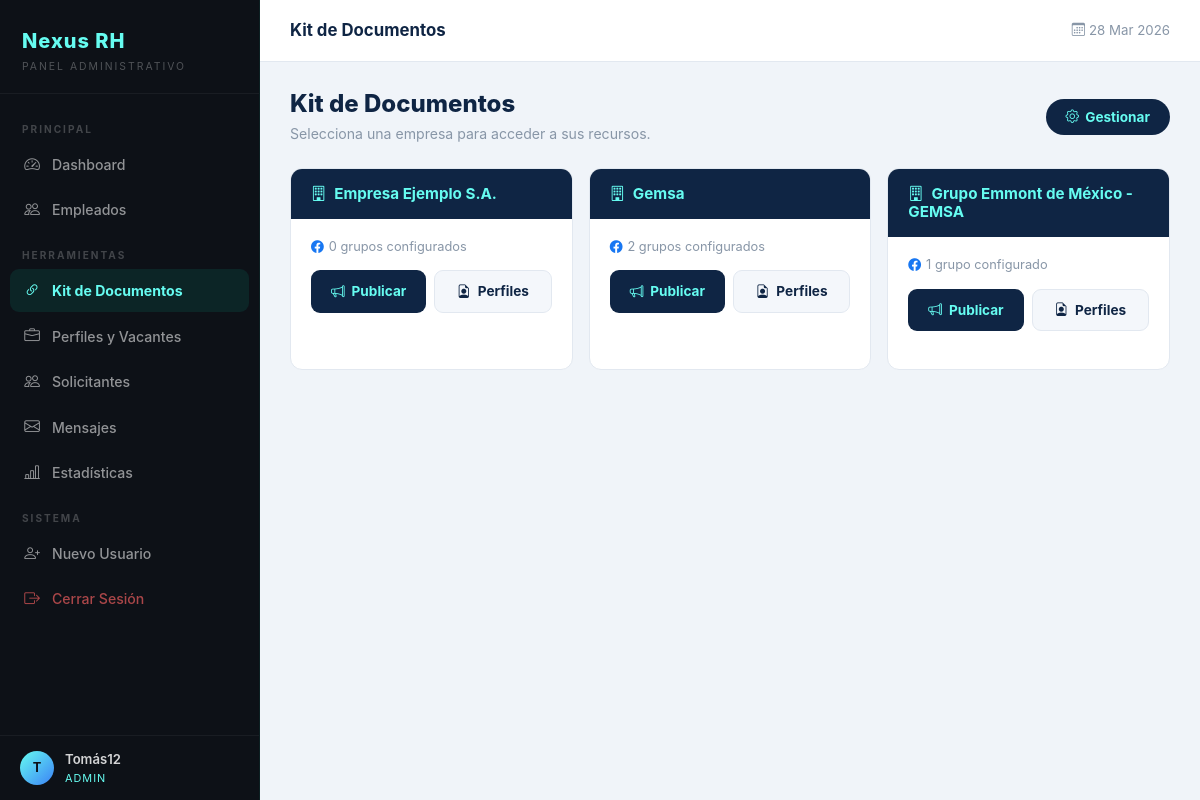
Page /panel/index.php?page=links (signed in) on the committed database.
### tables this page shows
CREATE TABLE `empresas` (
  `id` int(11) NOT NULL,
  `nombre` varchar(150) NOT NULL,
  `descripcion` text DEFAULT NULL,
  `instrucciones` text DEFAULT NULL,
  `formulario_url` varchar(500) DEFAULT NULL,
  `perfiles_url` varchar(500) DEFAULT NULL,
  `activo` tinyint(1) DEFAULT 1,
  `created_at` timestamp NOT NULL DEFAULT current_timestamp()
);

### pages/links.php (the view, shortened to what this page needs)
<?php
require_once("../sistema/conexion.php");
$usuario_id  = $_SESSION['id'];
$usuario_rol = $_SESSION['rol'];
$msg      = "";
$msg_tipo = "";
$vista      = $_GET['view']    ?? 'kit';
$empresa_id = isset($_GET['empresa']) ? (int)$_GET['empresa'] : 0;
if ($vista === 'grupos' && $empresa_id > 0) {
    $emp = $conexion->query("SELECT * FROM empresas WHERE id = $empresa_id AND activo = 1")->fetch_assoc();
    if (!$emp) { header("Location: index.php?page=links"); exit(); }
    $links_empresa = $conexion->query("SELECT * FROM empresa_links WHERE empresa_id = $empresa_id ORDER BY id ASC");
?>
<div class="d-flex align-items-center gap-3 mb-4">
    <a href="index.php?page=links"
       style="display:inline-flex;align-items:center;justify-content:center;width:36px;height:36px;background:#f4f7fb;border-radius:9px;border:1.5px solid #e2e8f0;text-decoration:none;color:#0f2544;flex-shrink:0;">
        <i class="bi bi-arrow-left"></i>
    </a>
    <div>
        <h4 style="font-weight:800;color:#0f2544;margin:0;"><?= htmlspecialchars($emp['nombre']) ?></h4>
        <p style="color:#8896a7;margin:2px 0 0;font-size:.86rem;">
            Selecciona el grupo, publica la vacante y registra tu link aquí.
        </p>
    </div>
</div>
<?php if (!empty($msg)): ?>
<div class="alert alert-<?= $msg_tipo ?> d-flex align-items-center gap-2 mb-4" style="border-radius:10px;font-size:.88rem;">
    <i class="bi <?= $msg_tipo === 'success' ? 'bi-check-circle-fill' : 'bi-exclamation-circle-fill' ?>"></i>
    <?= htmlspecialchars($msg) ?>
</div>
<?php endif; ?>
<?php if ($links_empresa && $links_empresa->num_rows > 0):
    while ($lnk = $links_empresa->fetch_assoc()):
        $lid = (int)$lnk['id'];
        $count_res = $conexion->query("SELECT COUNT(*) as c FROM publicaciones WHERE usuario_id = $usuario_id AND link_id = $lid");
        $mis_pubs  = (int)$count_res->fetch_assoc()['c'];
?>
<div style="border:1.5px solid #e2e8f0;border-radius:12px;padding:18px 20px;margin-bottom:14px;transition:border-color .2s;"
     onmouseover="this.style.borderColor='#66FCF1'" onmouseout="this.style.borderColor='#e2e8f0'">
    <div style="display:flex;align-items:center;gap:12px;margin-bottom:14px;">
        <a href="<?= htmlspecialchars($lnk['url']) ?>" target="_blank"
           style="display:flex;align-items:center;gap:10px;flex:1;text-decoration:none;color:#0f2544;">
            <div style="width:40px;height:40px;background:#e7f3ff;border-radius:10px;display:flex;align-items:center;justify-content:center;flex-shrink:0;">
                <i class="bi bi-facebook" style="color:#1877f2;font-size:1.2rem;"></i>
            </div>
            <div style="overflow:hidden;">
                <div style="font-weight:700;font-size:.92rem;"><?= htmlspecialchars($lnk['titulo']) ?></div>
                <div style="font-size:.76rem;color:#8896a7;overflow:hidden;text-overflow:ellipsis;white-space:nowrap;">
                    <?= htmlspecialchars($lnk['url']) ?>
                </div>
            </div>
            <i class="bi bi-box-arrow-up-right ms-auto" style="color:#8896a7;font-size:.85rem;flex-shrink:0;"></i>
        </a>
        <div style="flex-shrink:0;text-align:center;background:<?= $mis_pubs > 0 ? 'rgba(102,252,241,.1)' : '#f4f7fb' ?>;border-radius:10px;padding:7px 14px;border:1px solid <?= $mis_pubs > 0 ? 'rgba(102,252,241,.35)' : '#e2e8f0' ?>;">
            <div style="font-size:1.2rem;font-weight:800;color:#0f2544;line-height:1;"><?= $mis_pubs ?></div>
            <div style="font-size:.65rem;color:#8896a7;font-weight:600;text-transform:uppercase;letter-spacing:.8px;margin-top:2px;">publicadas</div>
        </div>
    </div>
    <form method="POST">
        <input type="hidden" name="accion"     value="publicar">
        <input type="hidden" name="empresa_id" value="<?= $empresa_id ?>">
        <input type="hidden" name="link_id"    value="<?= $lid ?>">
        <div style="display:flex;gap:8px;">
            <input type="url" name="link_publicacion"
                   class="form-control"
                   placeholder="Pega aquí el link de tu publicación en este grupo..."
                   required
                   style="border-radius:9px;font-size:.86rem;border:1.5px solid #e2e8f0;">
            <button type="submit"
                    style="background:#0f2544;color:#66FCF1;border:none;border-radius:9px;padding:9px 20px;font-weight:700;font-size:.85rem;cursor:pointer;white-space:nowrap;flex-shrink:0;transition:background .2s;"
                    onmouseover="this.style.background='#1a3a6e'" onmouseout="this.style.background='#0f2544'">
                <i class="bi bi-send me-1"></i>Registrar
            </button>
        </div>
    </form>
</div>
<?php endwhile;
else: ?>
<div class="panel-card">
    <div style="padding:50px 20px;text-align:center;color:#8896a7;">
        <i class="bi bi-link-45deg" style="font-size:3rem;opacity:.25;"></i>
        <p class="mt-3 mb-0">No hay grupos configurados para esta empresa.</p>
    </div>
</div>
<?php endif; ?>
<?php
$mis_pub_empresa = $conexion->query("
    SELECT p.link, p.fecha, el.titulo as grupo
    FROM publicaciones p
    LEFT JOIN empresa_links el ON el.id = p.link_id
    WHERE p.usuario_id = $usuario_id AND p.empresa_id = $empresa_id
    ORDER BY p.fecha DESC LIMIT 20
");
if ($mis_pub_empresa && $mis_pub_empresa->num_rows > 0): ?>
<div style="margin-top:28px;">
    <h6 style="font-weight:700;color:#0f2544;margin-bottom:12px;">Mis publicaciones en <?= htmlspecialchars($emp['nombre']) ?></h6>
    <div class="panel-card">
        <div style="overflow-x:auto;">
            <table class="table table-hover mb-0" style="font-size:.85rem;">
                <thead style="background:#f4f7fb;">
                    <tr>
                        <th style="padding:10px 16px;color:#8896a7;font-weight:600;font-size:.72rem;text-transform:uppercase;letter-spacing:.8px;border:none;">Grupo</th>
                        <th style="padding:10px 16px;color:#8896a7;font-weight:600;font-size:.72rem;text-transform:uppercase;letter-spacing:.8px;border:none;">Link publicado</th>
                        <th style="padding:10px 16px;color:#8896a7;font-weight:600;font-size:.72rem;text-transform:uppercase;letter-spacing:.8px;border:none;">Fecha</th>
                    </tr>
                </thead>
                <tbody>
                    <?php while ($p = $mis_pub_empresa->fetch_assoc()): ?>
                    <tr>
                        <td style="padding:10px 16px;border-color:#f4f7fb;color:#8896a7;font-size:.83rem;white-space:nowrap;">
                            <?= htmlspecialchars($p['grupo'] ?? '—') ?>
                        </td>
                        <td style="padding:10px 16px;border-color:#f4f7fb;max-width:260px;overflow:hidden;text-overflow:ellipsis;white-space:nowrap;">
                            <a href="<?= htmlspecialchars($p['link']) ?>" target="_blank"
                               style="color:#0f2544;text-decoration:none;display:flex;align-items:center;gap:6px;">
                                <i class="bi bi-box-arrow-up-right" style="color:#66FCF1;flex-shrink:0;"></i>
                                <?= htmlspecialchars($p['link']) ?>
                            </a>
                        </td>
                        <td style="padding:10px 16px;border-color:#f4f7fb;color:#8896a7;white-space:nowrap;">
                            <?= date('d/m/Y H:i', strtotime($p['fecha'])) ?>
                        </td>
                    </tr>
                    <?php endwhile; ?>
                </tbody>
            </table>
        </div>
    </div>
</div>
<?php endif; ?>
<?php
} else {
    $empresas = $conexion->query("SELECT * FROM empresas WHERE activo = 1 ORDER BY nombre ASC");
?>
<div class="d-flex justify-content-between align-items-center mb-4">
    <div>
        <h4 style="font-weight:800;color:#0f2544;margin:0;">Kit de Documentos</h4>
        <p style="color:#8896a7;margin:4px 0 0;font-size:.88rem;">
            Selecciona una empresa para acceder a sus recursos.
        </p>
    </div>
    <?php if ($usuario_rol === 'admin'): ?>
    <a href="index.php?page=gestionar_empresas"
       style="background:#0f2544;color:#66FCF1;border-radius:50px;padding:8px 20px;font-weight:700;font-size:.85rem;text-decoration:none;display:inline-flex;align-items:center;gap:6px;">
        <i class="bi bi-gear"></i> Gestionar
    </a>
    <?php endif; ?>
</div>
<?php if ($empresas && $empresas->num_rows > 0): ?>
<div class="row g-3">
    <?php while ($empresa = $empresas->fetch_assoc()):
        $eid       = (int)$empresa['id'];
        $n_grupos  = (int)$conexion->query("SELECT COUNT(*) as c FROM empresa_links WHERE empresa_id = $eid")->fetch_assoc()['c'];
    ?>
    <div class="col-md-6 col-lg-4">
        <div class="panel-card h-100">
            <div style="background:#0f2544;padding:16px 20px;display:flex;align-items:center;justify-content:space-between;">
                <h6 style="color:#66FCF1;font-weight:700;margin:0;font-size:.95rem;">
                    <i class="bi bi-building me-2"></i><?= htmlspecialchars($empresa['nombre']) ?>
                </h6>
            </div>
            <div style="padding:18px 20px;display:flex;flex-direction:column;gap:10px;">
                <div style="font-size:.8rem;color:#8896a7;display:flex;align-items:center;gap:5px;">
                    <i class="bi bi-facebook" style="color:#1877f2;"></i>
                    <?= $n_grupos ?> grupo<?= $n_grupos !== 1 ? 's' : '' ?> configurado<?= $n_grupos !== 1 ? 's' : '' ?>
                </div>
                <div style="display:flex;gap:8px;margin-top:4px;">
                    <a href="index.php?page=links&view=grupos&empresa=<?= $eid ?>"
                       style="flex:1;display:flex;align-items:center;justify-content:center;gap:7px;background:#0f2544;color:#66FCF1;border-radius:9px;padding:10px 14px;font-weight:700;font-size:.85rem;text-decoration:none;transition:background .2s;"
                       onmouseover="this.style.background='#1a3a6e'" onmouseout="this.style.background='#0f2544'">
                        <i class="bi bi-megaphone"></i> Publicar
                    </a>
                    <a href="index.php?page=perfiles&empresa=<?= $eid ?>"
                       style="flex:1;display:flex;align-items:center;justify-content:center;gap:7px;background:#f4f7fb;color:#0f2544;border-radius:9px;padding:10px 14px;font-weight:700;font-size:.85rem;text-decoration:none;border:1.5px solid #e2e8f0;transition:border-color .2s;"
                       onmouseover="this.style.borderColor='#0f2544'" onmouseout="this.style.borderColor='#e2e8f0'">
                        <i class="bi bi-file-earmark-person"></i> Perfiles
                    </a>
                </div>
            </div>
        </div>
    </div>
    <?php endwhile; ?>
</div>
<?php endif; ?>
<?php }  ?>

### css/style.css (style rules this page uses)
:root { --dark: #0d1117; --navy: #0f2544; --header: #1f2833; --accent: #66FCF1; --accent2: #3b82f6; --green: #00c8a0; --light: #f4f7fb; --white: #ffffff; --gray: #8896a7; --border: #e2e8f0; --shadow: 0 4px 24px rgba(0,0,0,0.08); --radius: 12px; }
* { margin: 0; padding: 0; box-sizing: border-box; }
html { scroll-behavior: smooth; }
body { font-family: -apple-system, BlinkMacSystemFont, 'Segoe UI', Roboto, sans-serif; color: #1a2640; background: var(--white); }
.panel-body { display: flex; min-height: 100vh; background: #f0f4f9; }
.panel-card { background: var(--white); border-radius: var(--radius); border: 1px solid var(--border); overflow: hidden; margin-bottom: 20px; }

### rows in the picture
empresas: nombre "Empresa Ejemplo S.A.", n_grupos "0"
empresas: nombre "Gemsa", n_grupos "2"
empresas: nombre "Grupo Emmont de México - GEMSA", n_grupos "1"

### other values in the picture
substr($_SESSION['nombre'] ?? 'U', 0, 1) "T"
$_SESSION['nombre'] "Tomás12"
$_SESSION['rol'] "ADMIN"
$pageTitle "Kit de Documentos"
